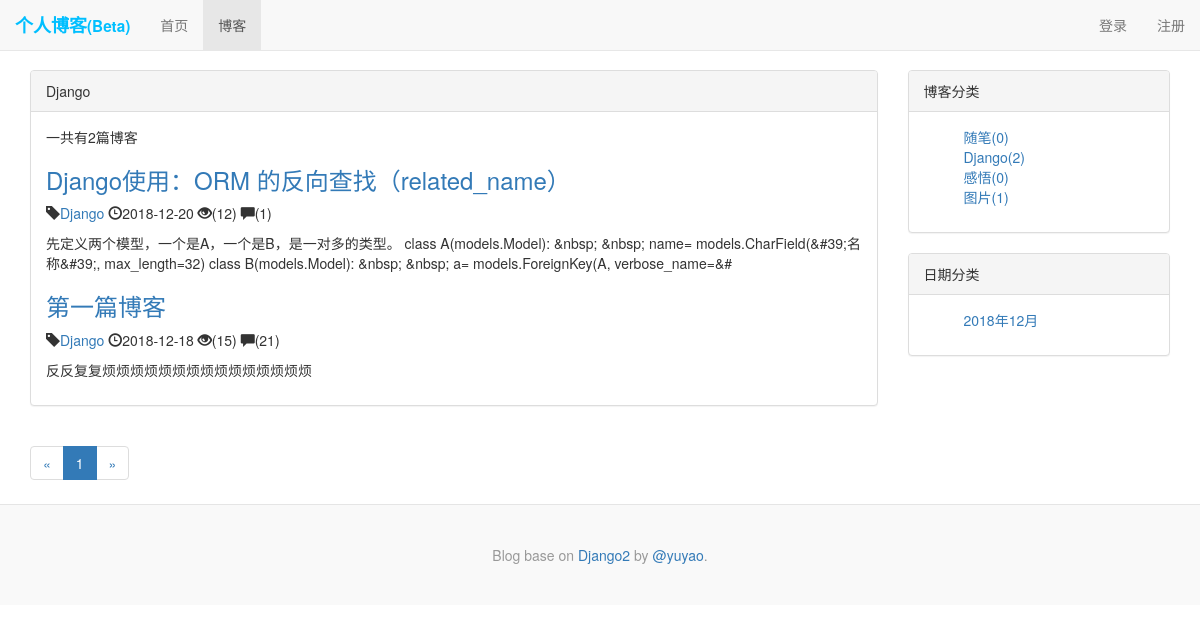
Before: /blog/type/2 with the older database file.
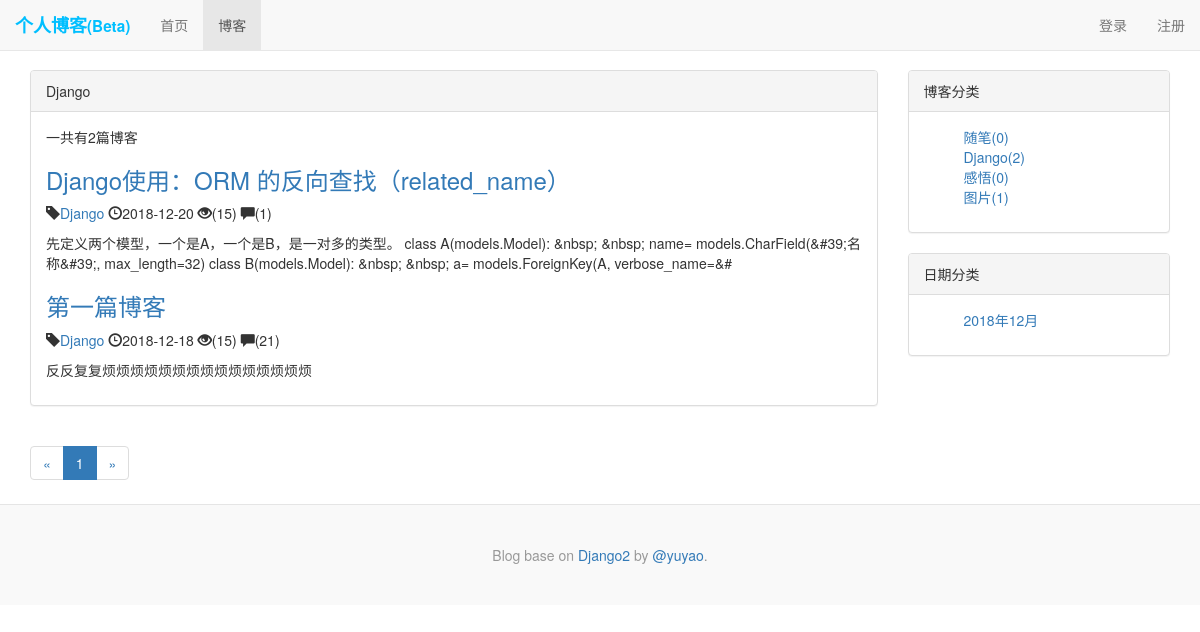
After: the same page with the newer database file.
### blog/models.py (models this page shows, shortened)
class Blog(models.Model,ReadNumExpand):
    title = models.CharField(max_length=50)
    blog_type = models.ForeignKey(BlogType,on_delete=models.CASCADE)
    content = RichTextUploadingField()#富文本编辑
    author = models.ForeignKey(User,on_delete=models.CASCADE)
    create_time = models.DateTimeField(auto_now_add=True)
    last_update_time = models.DateTimeField(auto_now=True)
    read_details = GenericRelation(ReadDetail)
    class Meta:
        ordering = ['-create_time']

class BlogType(models.Model):
    type_name = models.CharField(max_length=15)
    def __str__(self):
        return self.type_name

### read_statistics/models.py (models this page shows)
class ReadNum(models.Model):
    read_num = models.IntegerField(default=0)
    content_type = models.ForeignKey(ContentType, on_delete=models.CASCADE)
    object_id = models.PositiveIntegerField()
    content_object = GenericForeignKey('content_type', 'object_id')

### blog/views.py (the view)
# urls.py: path('type/<int:blogs_with_type>',views.blogs_with_type,name='blogs_with_type'),
def blogs_with_type(request,blogs_with_type):
    blog_type = get_object_or_404(BlogType, pk=blogs_with_type)
    blogs = Blog.objects.filter(blog_type=blog_type)
    page_num = request.GET.get('page', 1)
    paginator = Paginator(blogs, 10)
    page_of_blogs = paginator.page(page_num)
    context = {}
    context['blogs'] = blogs
    context['blog_type'] = blog_type
    context['blog_types'] = BlogType.objects.annotate(blog_count=Count('blog'))
    context['blog_dates'] = Blog.objects.dates('create_time', 'month', order='DESC')
    context['page_of_blogs'] = page_of_blogs
    return render(request,'blog/blogs_with_type.html',context)

### read_statistics/models.py (called while the page is built)
    def get_read_num(self):
        ct = ContentType.objects.get_for_model(self)
        try:
            readnum = ReadNum.objects.get(content_type=ct, object_id=self.pk)
            return readnum.read_num
        except exceptions.ObjectDoesNotExist:
            return 0

### templates/blog/blogs_with_type.html (shortened to what this page needs)
{% extends 'blog/blog_list.html' %}
{% block nav_blog_active %}active{% endblock %}
{% block tip %}{{ blog_type.type_name}}{% endblock %}

### templates/blog/blog_list.html (shortened to what this page needs)
{% extends 'blog/base.html' %}
{% load staticfiles %}
{% block content %}
    <div class="container">
        <div class="row">
            <div class="col-md-9">
                <div class="panel panel-default">
                  <div class="panel-heading">{% block tip %}博客列表{% endblock %}</div>
                  <div class="panel-body">
                     <p>一共有{{ blogs|length }}篇博客</p>
                      <div class="blog">
                      {% for blog in page_of_blogs %}
                          <a href="{% url 'blog_detail' blog.pk  %}"><h3>{{ blog.title }}</h3></a>
                          <p class="blog-info">
                            <span class="glyphicon glyphicon-tag" aria-hidden="true"></span><a href="{% url 'blogs_with_type' blog.blog_type.pk %}">{{ blog.blog_type }}</a>
                            <span class="glyphicon glyphicon-time" aria-hidden="true"></span>{{ blog.create_time|date:'Y-m-d' }}
                            <span class="glyphicon glyphicon-eye-open" aria-hidden="true"></span>({{ blog.get_read_num }})
                            <span class="glyphicon glyphicon-comment" aria-hidden="true"></span>({{ blog.comment_set.count }})
                          </p>
                          <p>{{ blog.content|striptags|truncatechars:200}}</p>
                    {% empty %}
                        <h3>还没有博客</h3>
                    {% endfor %}
                      </div>
                  </div>
                </div>
                <nav aria-label="Page navigation">
                  <ul class="pagination">
                    <li>
                        {% if page_of_blogs.has_previous %}
                        <a href="?page={{ page_of_blogs.previous_page_number }}" aria-label="Previous">
                        <span aria-hidden="true">&laquo;</span></a>
                        {% else %}
                        <span aria-hidden="true">&laquo;</span>
                        {% endif %}
                    </li>
                        {% for page_num in page_of_blogs.paginator.page_range %}
                            {% if page_num == page_of_blogs.number %}
                                <li class="active"><span href="?page={{ page_num }}">{{ page_num }}</span></li>
                            {% else %}
                                <li><a href="?page={{ page_num }}">{{ page_num }}</a></li>
                            {% endif %}
                        {% endfor %}
                    <li>
                        {% if page_of_blogs.has_next %}
                        <a href="?page={{ page_of_blogs.next_page_number }}" aria-label="Next">
                        <span aria-hidden="true">&raquo;</span></a>
                        {% else %}
                        <span aria-hidden="true">&raquo;</span>
                        {% endif %}
                    </li>
                  </ul>
                </nav>
            </div>
            <div class="col-md-3">
                <div class="panel panel-default">
                  <div class="panel-heading">博客分类</div>
                  <div class="panel-body">
                    <ul style="list-style-type: none">
                    {% for blog_type in blog_types %}
                        <li><a href="{% url 'blogs_with_type' blog_type.pk %}">{{ blog_type.type_name }}({{ blog_type.blog_count }})</a></li>
                    {% empty %}
                        <li>暂无分类</li>
                    {% endfor %}
                    </ul>
                  </div>
                </div>
                <div class="panel panel-default">
                  <div class="panel-heading">日期分类</div>
                  <div class="panel-body">
                    <ul style="list-style-type: none">
                    {% for blog_date in blog_dates %}
                        <li><a href="{% url 'blogs_with_date' blog_date.year blog_date.month %}">{{ blog_date|date:'Y年m月' }}</a></li>
                    {% empty %}
                        <li>暂无分类</li>
                    {% endfor %}
                    </ul>
                  </div>
                </div>
            </div>
        </div>
    </div>
{% endblock %}

Changed rows visible on the page:
changed through a linked row, Blog "Django使用：ORM 的反向查找（related_name）": get_read_num "12" → "15"
